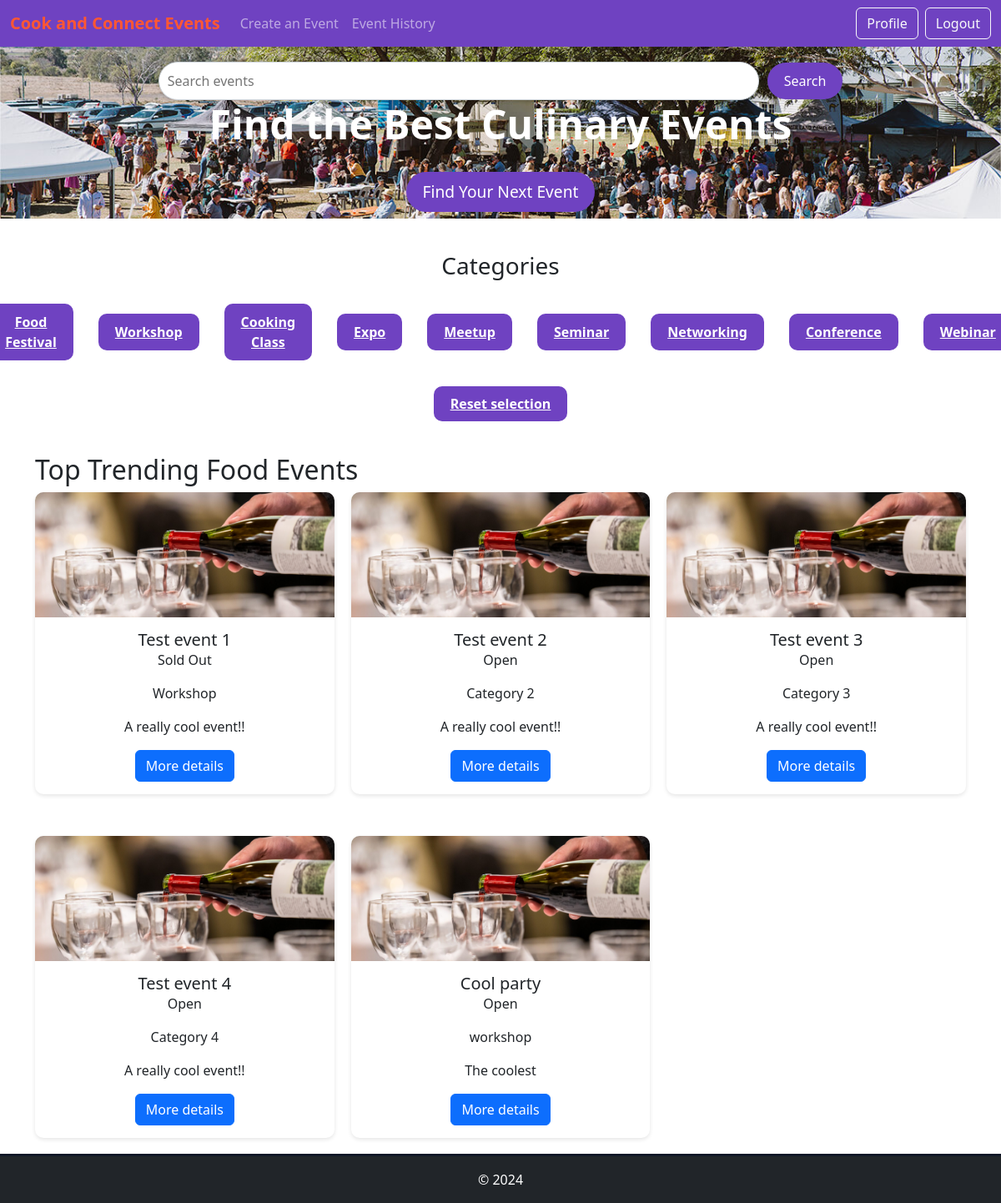
The page / (signed in) on the database its author committed.
### website/models.py (models this page shows)
class Event(db.Model):
    __tablename__ = "events"
    id = db.Column(db.Integer, primary_key=True)
    user_id = db.Column(db.Integer, db.ForeignKey('users.id'))
    Title = db.Column(db.String(255), nullable=False)
    Description = db.Column(db.String(255), nullable=False)
    Image = db.Column(db.String(60), nullable=False, default='default.jpg')
    Start_time = db.Column(db.Time, nullable=False)
    Start_date = db.Column(db.Date, nullable=False)
    Venue = db.Column(db.String(32), nullable=False)
    Category = db.Column(db.String(32), nullable=False)
    Tickets_available = db.Column(db.Integer, nullable=False)
    Status = db.Column(db.String(32), nullable=False)
    comments = db.relationship('Comment', backref='event')
    orders = db.relationship('Order', backref='event')

### website/views.py (the view)
@main_bp.route('/')
def index():
    category = request.args.get("category")
    search_keywords = request.args.get("search_keywords")
    if category or search_keywords:
        if category != "None" and search_keywords != "None":
            events = Event.query.filter(Event.Title.contains(search_keywords)).filter_by(Category=category).order_by(Event.id).all()
        elif category != "None":
            events = Event.query.filter_by(Category=category).order_by(Event.id).all()
        elif search_keywords != "None":
            events = Event.query.filter(Event.Title.contains(search_keywords)).order_by(Event.id).all()
        else:
            events = Event.query.order_by(Event.id).all()
    else:
            events = Event.query.order_by(Event.id).all()
    user = check_login(current_user)
    for event in events:
        if event.Start_date.strftime('%Y-%m-%d') < datetime.today().strftime('%Y-%m-%d') and event.Status != "Inactive":
            new_event = Event.query.filter_by(id=event.id).first()
            new_event.Status = "Inactive"
            db.session.add(new_event)
    db.session.commit()
    return render_template('index.html', events=events, user=user, categories=CATEGORIES, category=category, search_keywords=search_keywords)

### website/__init__.py (called while the page is built)
def create_app():
    app = Flask(__name__)  # this is the name of the module/package that is calling this app
    app.debug = True
    app.secret_key = 'somesecretkey'
    app.config['SQLALCHEMY_DATABASE_URI'] = 'sqlite:///sitedata.sqlite'
    db.init_app(app)
    Bootstrap5(app)
    login_manager = LoginManager()
    login_manager.login_view = 'auth.login'
    login_manager.init_app(app)
    from .models import User
    @login_manager.user_loader
    def load_user(user_id):
       return db.session.scalar(db.select(User).where(User.id==user_id))
    from . import views
    app.register_blueprint(views.main_bp)
    from . import auth
    app.register_blueprint(auth.auth_bp)
    app.config['UPLOAD_FOLDER'] = os.path.join('website', 'static', 'img')
    return app

### website/views.py (called while the page is built)
def check_login(current_user):
    return current_user if current_user.is_authenticated else None

### website/templates/index.html (shortened to what this page needs)
{% extends "base.html" %}
{% block header %}
<div class="top-section">
    <div class="py-2">
        <div class="search-bar">
            <input type="text" id="searchInput" placeholder="Search events">
            <button id="searchButton" onclick="search()">Search</button>
        </div>
        <div class="banner-content">
            <h1>Find the Best Culinary Events</h1>
            <button>Find Your Next Event</button>
        </div>
    </div>
</div>
{% endblock %}
{% block content %}
    <h3 class="category-title">Categories</h3>
    <div class="categories">
        {% for category in categories %}
            <div class="category-item">
            <a class="btn-default" href="{{ url_for('main.index') }}?category={{ category }}&search_keywords={{ search_keywords }}">
                <span>{{ category }}</span>
            </a>
        </div>
        {% endfor %}
    </div>
    <div style="justify-content: center; text-align: center;">
        <a class="btn-default" href="{{ url_for('main.index') }}">Reset selection</a>
    </div>
    <div class="container mt-5">
        <h2 class="text-left">Top Trending Food Events</h2>
        <div class="trending-events" id="eventContainer">
             {% for event in events %}
                {% include "./partials/event_card.html" %}
             {% endfor %}
        </div>
    </div>
{% endblock %}

### website/templates/partials/event_card.html
<div class="event-card">
    <img src="{{ url_for('static', filename='img/wine_tasting_night.jpg') }}" alt="Wine Tasting Night">
    <div class="card-body">
        <h5 class="card-title">{{ event.Title }}</h5>
        <p class="card-text">{{ event.Status }}</p>
        <p class="card-text">{{ event.Category }}</p>
        <p class="card-text description-text text-break">{{ event.Description }}</p>
        <a href="{{ url_for('main.eventDetails') }}?id={{ event.id }}" class="btn btn-primary">More details</a>
    </div>
</div>

### website/static/style/style.css (style rules this page uses)
html { height: 100%; margin: 0; font-family: 'Poppins', sans-serif; }
.top-section { background-image: url('/static/img/banner.jpg'); background-size: cover; background-position: center; color: white; text-align: center; }
.search-bar { display: flex; align-items: center; justify-content: center; margin-top: 10px; }
.search-bar input { width: 60%; padding: 10px; border-radius: 50px; border: 1px solid #ced4da; outline: none; box-shadow: 0 2px 4px rgba(0, 0, 0, 0.1); }
.search-bar button { padding: 10px 20px; margin-left: 10px; border: none; background-color: #6f42c1; color: white; border-radius: 50px; cursor: pointer; }
.banner-content h1 { font-size: 3rem; font-weight: 700; }
.banner-content button { padding: 10px 20px; background-color: #6f42c1; border: none; color: white; border-radius: 30px; font-size: 1.2rem; margin-top: 20px; }
.categories { display: flex; justify-content: center; align-items: center; padding-bottom: 40px; }
.category-item { display: flex; flex-direction: column; align-items: center; margin: 0 15px; text-align: center; }
.category-item span { margin-top: 10px; font-weight: 600; text-decoration: none; }
.event-card { background-color: #ffffff; border-radius: 10px; box-shadow: 0 2px 5px rgba(0, 0, 0, 0.1); margin-bottom: 30px; }
.event-card img { width: 100%; height: 150px; border-top-left-radius: 10px; border-top-right-radius: 10px; object-fit: cover; }
.event-card .card-body { padding: 15px; text-align: center; }
.trending-events { display: grid; grid-template-columns: repeat(3, 1fr); gap: 20px; }
.container { margin-top: 40px; }
.btn-default { background-color: #6f42c1; color: white; border-radius: 10px; padding: 10px 20px; width: 100%; font-weight: bold; margin-top: 10px; border: 0; }
.category-title { text-align: center; padding-top: 40px; padding-bottom: 10px; }
.description-text { overflow: hidden; display: -webkit-box; -webkit-line-clamp: 2; line-clamp: 2; -webkit-box-orient: vertical; }

### rows shown on the page
Event: Title "Test event 1", Status "Sold Out", Category "Workshop", Description "A really cool event!!"
Event: Title "Test event 2", Status "Open", Category "Category 2", Description "A really cool event!!"
Event: Title "Test event 3", Status "Open", Category "Category 3", Description "A really cool event!!"
Event: Title "Test event 4", Status "Open", Category "Category 4", Description "A really cool event!!"
Event: Title "Cool party", Status "Open", Category "workshop", Description "The coolest"

### other values the page prints
{{ category }} "Food Festival" "Workshop" "Cooking Class" "Expo" "Meetup" "Seminar" "Networking" "Conference" "Webinar"
